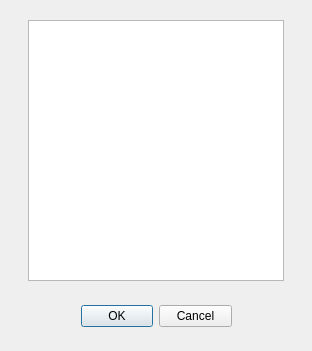
<?xml version="1.0" encoding="UTF-8"?>
<ui version="4.0">
 <class>EmbDialog</class>
 <widget class="QDialog" name="EmbDialog">
  <property name="geometry">
   <rect>
    <x>0</x>
    <y>0</y>
    <width>312</width>
    <height>351</height>
   </rect>
  </property>
  <property name="windowTitle">
   <string>Select</string>
  </property>
  <widget class="QDialogButtonBox" name="buttonBox">
   <property name="geometry">
    <rect>
     <x>81</x>
     <y>300</y>
     <width>151</width>
     <height>32</height>
    </rect>
   </property>
   <property name="orientation">
    <enum>Qt::Horizontal</enum>
   </property>
   <property name="standardButtons">
    <set>QDialogButtonBox::Cancel|QDialogButtonBox::Ok</set>
   </property>
  </widget>
  <widget class="QListWidget" name="listWidget">
   <property name="geometry">
    <rect>
     <x>28</x>
     <y>20</y>
     <width>256</width>
     <height>261</height>
    </rect>
   </property>
   <property name="iconSize">
    <size>
     <width>90</width>
     <height>90</height>
    </size>
   </property>
  </widget>
 </widget>
 <resources/>
 <connections>
  <connection>
   <sender>buttonBox</sender>
   <signal>accepted()</signal>
   <receiver>EmbDialog</receiver>
   <slot>accept()</slot>
   <hints>
    <hint type="sourcelabel">
     <x>248</x>
     <y>254</y>
    </hint>
    <hint type="destinationlabel">
     <x>157</x>
     <y>274</y>
    </hint>
   </hints>
  </connection>
  <connection>
   <sender>buttonBox</sender>
   <signal>rejected()</signal>
   <receiver>EmbDialog</receiver>
   <slot>reject()</slot>
   <hints>
    <hint type="sourcelabel">
     <x>316</x>
     <y>260</y>
    </hint>
    <hint type="destinationlabel">
     <x>286</x>
     <y>274</y>
    </hint>
   </hints>
  </connection>
 </connections>
</ui>
